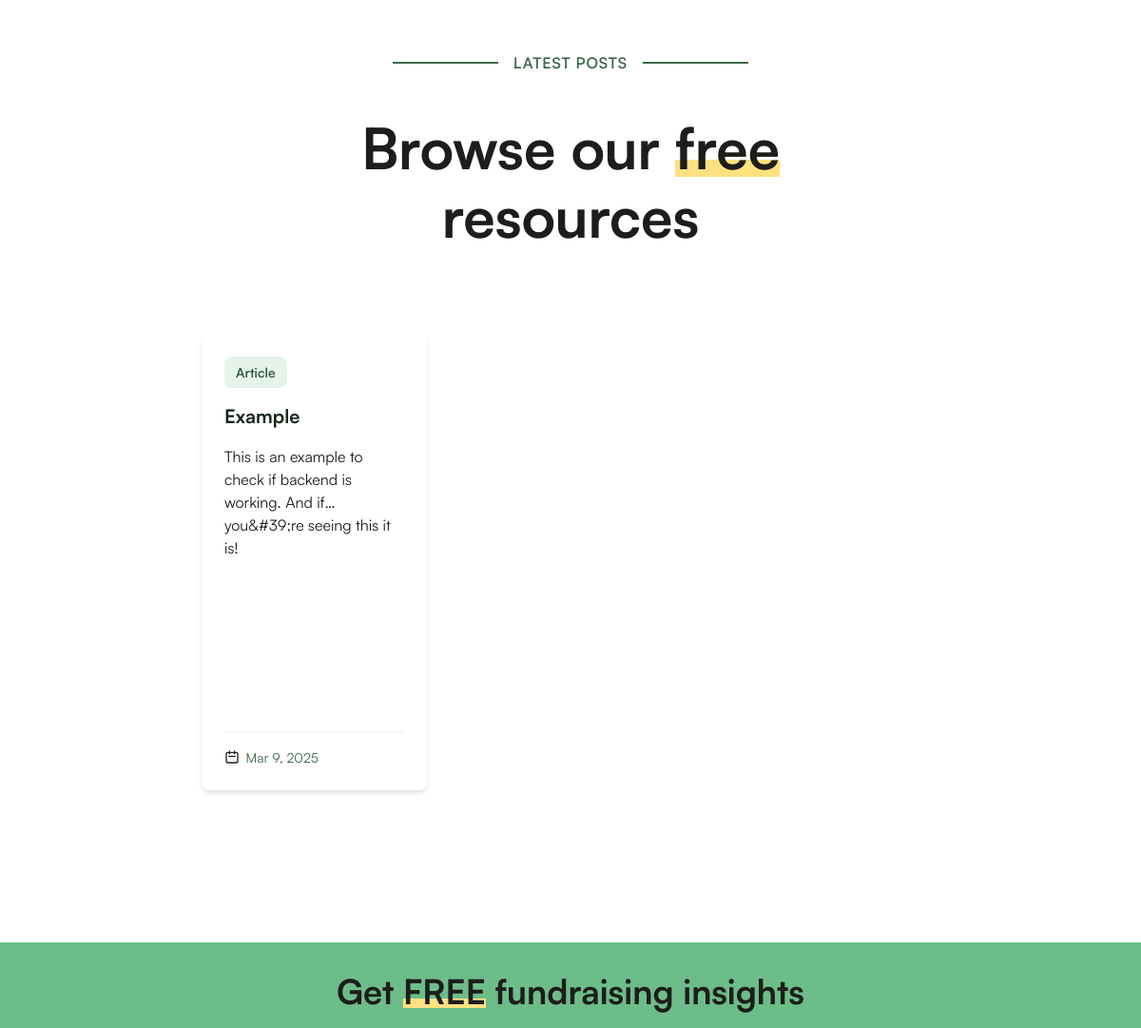
/ (middle part), run on an earlier commit of the app's database.
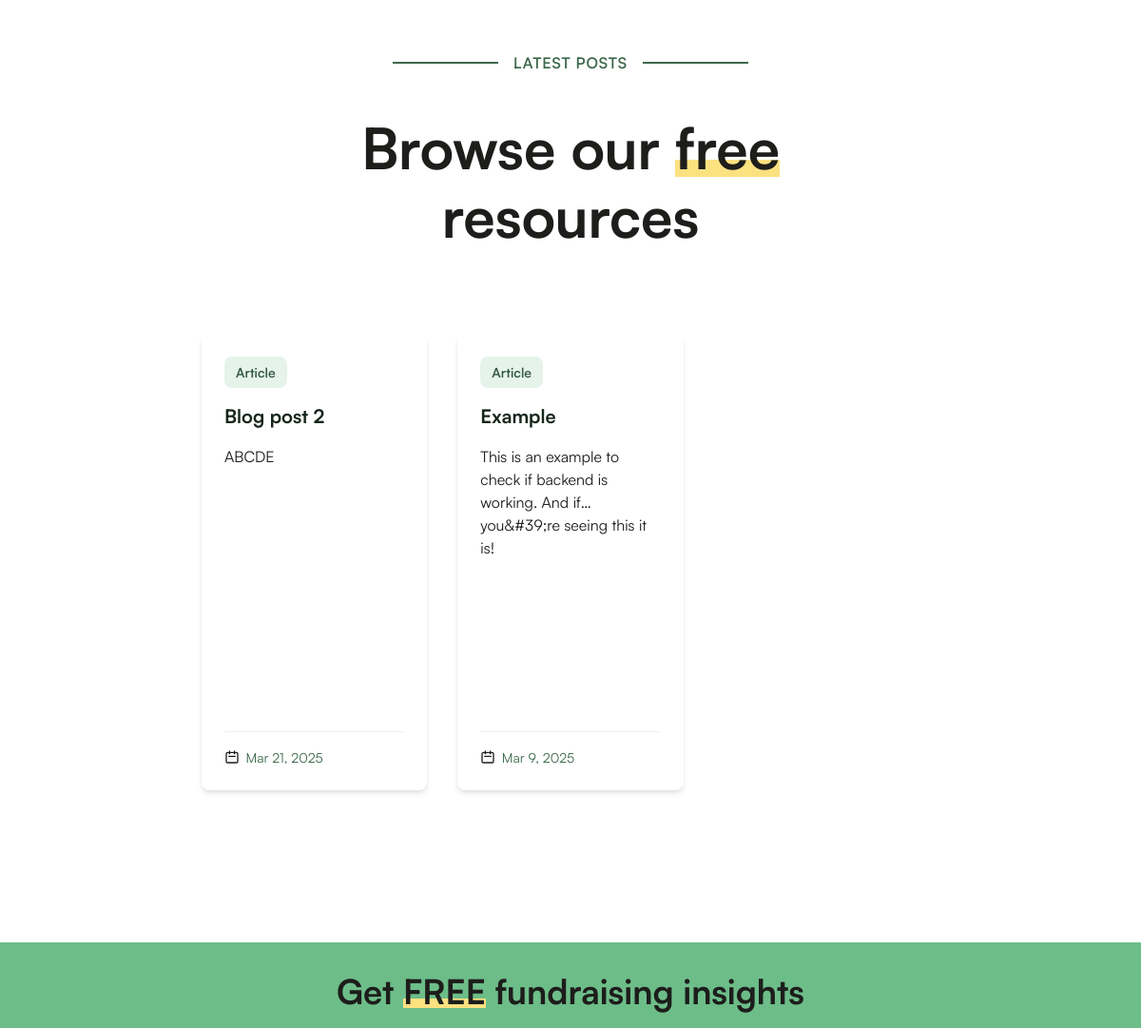
And on a later commit of the database.
### blog/models.py (models this page shows, shortened)
class Post(models.Model):
    title = models.CharField(max_length=200, unique=True)
    slug = models.SlugField(max_length=200, unique=True)
    author = models.ForeignKey(
        User, on_delete=models.CASCADE, related_name="blog_posts"
    )
    updated_on = models.DateTimeField(auto_now=True)
    main_image = models.ImageField(
        upload_to="blog/main_images/",
        blank=True,
        null=True,
        default="Summary",
        help_text="Featured image for cards and previews (Recommended: 1200x630px).",
    )
    summary = models.CharField(
        null=True,
        max_length=500,
        help_text="Insert summary of article for SEO purposes."
    )
    content = RichTextUploadingField(
        config_name="default",
        extra_plugins=["uploadimage"],  # Enable image upload
        external_plugin_resources=[
            ("uploadimage", "/static/ckeditor/uploadimage/", "plugin.js")
        ],
    )
    created_on = models.DateTimeField(auto_now_add=True)
    category = models.CharField(max_length=50, choices=CATEGORIES, default="Article")
    status = models.IntegerField(choices=STATUS, default=0)
    class Meta:
        ordering = ["-created_on"]
        verbose_name_plural = "Posts"
    def get_absolute_url(self):
        return reverse("blog:post_detail", kwargs={"slug": self.slug})
    def short_description(self):
        import re
        clean_text = re.sub("<[^<]+?>", "", self.content)
        words = clean_text.split()
        return " ".join(words[:30]) + "..." if len(words) > 30 else clean_text

### christianfoundation/views.py (the view)
# urls.py: path("", index, name="index"),
def index(request):
    latest_posts = Post.objects.all().order_by("-created_on")[:3]
    context = {
        "latest_posts": latest_posts,
    }
    return render(request, "index.html", context)

### blog/templatetags/blog_tags.py (called while the page is built)
@register.inclusion_tag("blog/partials/_latest_posts.html")
def show_latest_posts(count=3):
    return {
        "latest_posts": Post.objects.filter(status=1).order_by("-created_on")[:count]
    }

### subscriptions/context_processor.py (called while the page is built)
def subscribe_form(request):
    print(f"Context processor called for path: {request.path}")  # Debug statement
    return {"subscribe_form": SubscribeForm()}

### templates/index.html (shortened to what this page needs)
{% extends 'base.html' %} {% load static %} {% block extra_css %}
<link rel="stylesheet" href="{% static 'css/index.css' %}" />
<link rel="stylesheet" href="{% static 'css/blog.css' %}" />
<link rel="stylesheet" href="{% static 'blog/css/blog.css' %}" />
{% endblock %} {% block content %}
<section class="blog-section py-16">
  <div class="container m-auto px-4">
    {% load blog_tags %} {% show_latest_posts %}
  </div>
</section>
{% endblock %}

### templates/base.html (shortened to what this page needs)
{% load static %}
 <!DOCTYPE html>
 <html>
    <head>
        <link rel="stylesheet" href="{% static 'css/base.css' %}">
        <link rel="stylesheet" href="{% static 'css/navbar.css' %}">
        <link rel="stylesheet" href="{% static 'css/footer.css' %}">
        <link rel="stylesheet" href="{% static 'css/email-form.css' %}">
        <link rel="stylesheet" href="{% static 'css/satoshi.css' %}">
        <link rel="stylesheet" href="{% static 'css/forms.css' %}">
        <link rel="stylesheet" href="{% static 'css/output.css' %}">
        {% block extra_css %}{% endblock %}
    </head>
    <body class="selection:bg-amber-300">
        <main>
            {% block content %}
            {% endblock %}
        </main>
        <footer>
            {% include 'footer.html' %}
        </footer>
    </body>
 </html>

### templates/navbar.html (shortened to what this page needs)
{% load static %}

### blog/templates/blog/partials/_latest_posts.html
<div class="latest-posts-section">
  <div class="latest-posts-header flex-col items-center">
    <div class="max-w-xl mb-4 text md:mx-auto sm:text-center lg:max-w-2xl md:mb-12">
      <div class="container mx-auto p-4">
        <span class="flex items-center px-4">
          <span class="divider flex-grow"></span>
          <span class="mini-title px-4">Latest posts</span>
          <span class="divider flex-grow"></span>
        </span>
      </div>
      <h2 class="text-2xl font-bold mb-4">
        <span class="relative inline-block">
          Browse our <em>free</em> resources
        </span>
      </h2>
    </div>
  </div>
  <div class="latest-posts-grid">
    {% for post in latest_posts %}
      {% include "blog/partials/_post_card.html" with post=post %}
    {% empty %}
      <p class="blog-empty-state">No posts available yet.</p>
    {% endfor %}
  </div>
</div>

### blog/templates/blog/partials/_post_card.html (shortened to what this page needs)
<article class="blog-card">
  <div class="blog-card-content">
    <div class="blog-badges">
      {% if post.get_category_display %}
      <span class="blog-badge category">{{ post.get_category_display }}</span>
      {% endif %}
    </div>
    <h3 class="blog-card-title">
      <a href="{{ post.get_absolute_url }}">{{ post.title }}</a>
    </h3>
    <p class="blog-description">
      {{ post.short_description|striptags|truncatewords:25 }}
    </p>
    <div class="blog-options">
      <span>
        <svg class="icon" xmlns="http://www.w3.org/2000/svg" fill="none" viewBox="0 0 24 24" stroke="currentColor">
          <path stroke-linecap="round" stroke-linejoin="round" stroke-width="2" d="M8 7V3m8 4V3m-9 8h10M5 21h14a2 2 0 002-2V7a2 2 0 00-2-2H5a2 2 0 00-2 2v12a2 2 0 002 2z"/>
        </svg>
        <time datetime="{{ post.created_on|date:'Y-m-d' }}">
          {{ post.created_on|date:"M j, Y" }}
        </time>
      </span>
    </div>
  </div>
</article>

### templates/footer.html (shortened to what this page needs)
{% load static %}
<section class="footer">
  <div class="footer-container">
    <h3 class="font-bold mb-4 text-3xl md:text-4xl text-center">
      Get <em>FREE</em> fundraising insights
    </h3>
  </div>
</section>

### subscriptions/templates/subscriptions/email-form.html (shortened to what this page needs)
{% load static %}

### static/css/base.css (style rules this page uses)
:root { --black: #1d1d1b; --white: #ffffff; --gray: #9d9c9f; --green: #6dbd89; --lime-green: #9acc81; --lime: #cad87d; --yellow: #fce181; --yellow: #fce181; --yellow-rotated-darker: hsr(37, 95%, 75%); --yellow-rotated-lighter: hsr(57, 95%, 75%); --yellow-1: #fef8e0; --yellow-2: #fef5d3; --yellow-3: #fef2c6; --yellow-4: #fdefba; --yellow-5: #fdecad; --yellow-6: #fde9a1; --yellow-7: #fce694; --green: #6dbd89; --green-rotated-darker: hsl(166, 38%, 58%); --green-rotated-lighter: hsl(116, 38%, 58%); --green-1: #e5f3ea; --green-2: #dbefe2; --green-3: #cce8d6; --green-4: #bde1ca; --green-5: #afdbbe; --green-6: #a0d4b2; --green-7: #92cea7; --green-8: #83c79b; --green-9: #68b482; --green-10: #62aa7b; --green-11: #5da174; --green-12: #57976e; --green-13: #528e67; --green-14: #4c8460; --green-15: #477b59; --green-16: #3c684b; --green-17: #31553e; --green-18: #264230; --green-19: #16261b; --lime-green: #9acc81; --lime-green-1: #f0f7ec; --lime-green-2: #e6f2e0; --lime-green-3: #dcedd3; --lime-green-4: #d2e8c6; --lime-green-5: #c2e0b3; --lime-green-6: #b8dba7; --lime-green-7: #aed69a; --lime-green-8: #a4d18e; --lime-green-9: #8bb874; --lime-green-10: #7ba367; --lime-green-11: #6c8f5a; --lime-green-12: #5c7a4d; --box-shadow-2: 0 0.2rem 0.5rem rgba(0, 0, 0, 0.05), 0 0 0.0625rem rgba(0, 0, 0, 0.1); --box-shadow-3: rgba(27, 60, 116, 0.06) 0px 16px 46px 0px; --raised-upper: inset 0 1px 0 #cce8d6; --raised-lower: 0 1px 3px hsla(0, 0%, 0%, 0.2); --recessed-upper: inset 0 2px 2px hsla(0, 0%, 0%, 0.1); --recessed-lower: 0 2px 0 hsla(0, 0%, 100%, 0.15); --border-radius-1: 60px; --border-radius-2: 16px; --border-radius-3: 10px; --border-radius-4: 6px; --h1-font-size: 60px; --h1-line-height: 1.1; --h2-font-size: 60px; --h2-line-height: 1.2; --h3-font-size: 48px; --h3-line-height: 1.2; --h4-font-size: 25px; --h4-line-height: 1.3; --h5-font-size: 30px; --h5-line-height: 1.3; --h6-font-size: 24px; --h6-line-height: 1.3; --body-font-size: 20px; --body-line-height: 1.5; --h1-font-size-mobile: 2rem; --h2-font-size-mobile: 1.75rem; --h3-font-size-mobile: 1.5rem; --h4-font-size-mobile: 1.25rem; --h5-font-size-mobile: 1.125rem; --h6-font-size-mobile: 1rem; --body-font-size-mobile: 1rem; --small-font-size-mobile: 0.875rem; --h1-line-height-mobile: 1.2; --h2-line-height-mobile: 1.25; --h3-line-height-mobile: 1.3; --h4-line-height-mobile: 1.35; --h5-line-height-mobile: 1.4; --h6-line-height-mobile: 1.45; --body-line-height-mobile: 1.6; --padding-1: 10px; --padding-2: 20px; }
html, body { background-color: var(--white); font-family: "Satoshi-Variable", sans-serif; height: 100%; margin: 0; padding: 0; color: var(--black); }
h2 { font-size: var(--h2-font-size); line-height: var(--h2-line-height); color: var(--black); }
p, li { font-size: var(--body-font-size); }
section { width: 100%; }
.container { margin: 0 auto; width: 100%; padding: 1rem; max-width: 90%; }
.divider { border-top: 2px solid var(--green-16); margin: 20px 0; }
@media (min-width: 768px) { .container { max-width: 80%; padding: 1.5rem; } }
@media (min-width: 1024px) { .container { max-width: 70%; padding: 2rem; } }

### static/css/footer.css (style rules this page uses)
footer { display: flex; justify-content: space-between; align-items: center; background-color: var(--green); padding-bottom: 2em; padding-left: 2em; padding-right: 2em; }
.footer-container { width: 80%; margin: 0 auto; padding: 2em; }

### static/css/email-form.css (style rules this page uses)
em { display: inline-block; font-style: normal; position: relative; -webkit-transform: translateZ(0); }
em::after { background-color: var(--yellow); bottom: 7%; content: ""; height: 25%; left: 0; position: absolute; width: 100%; z-index: -1; }

What changed in the data, as far as the page shows it:
added Post: category "Article", title "Blog post 2", short_description "ABCDE", created_on "Mar 21, 2025"
